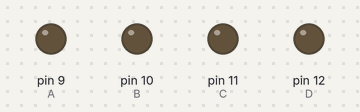
This sketch was run on a simulated Arduino Uno, built with avr-gcc and run on an emulated ATmega328P. On the bench: output pins drawn as LEDs (lit = HIGH).

Above: at 0.5 s.
At 2.5 s:
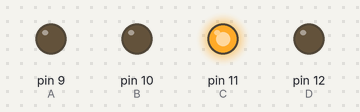
At 4.5 s:
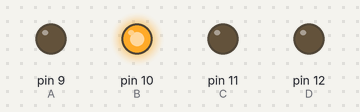
At 9.5 s:
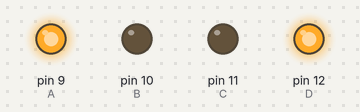
At 14.5 s:
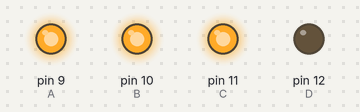
At 19.5 s:
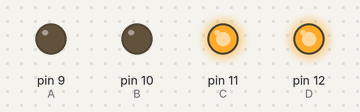
Timing chart, 0 to 20.8 s (numbered marks = the images above):
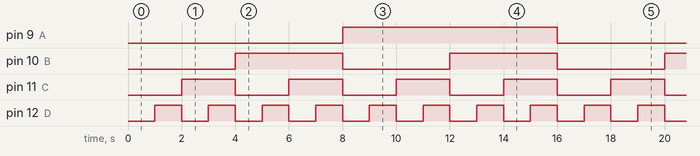

The sketch:

LED_JINSU.ino
```cpp
#define A 9
#define B 10
#define C 11
#define D 12


void setup() {
  pinMode(A, OUTPUT);
  pinMode(B, OUTPUT);
  pinMode(C, OUTPUT);
  pinMode(D, OUTPUT);
}

void loop() {
  byte n;
  for (byte num = 0; num<16; num++){
    if(num / 8){
      n = num%8;
      digitalWrite(A,HIGH);
        if(n / 4){
          n %= 4;
          digitalWrite(B,HIGH);
          if(n / 2){
            n %= 2;
            digitalWrite(C,HIGH);
            if(n / 1){digitalWrite(D,HIGH);}
            else{digitalWrite(D,LOW);}
          }
          else{
            n %= 2;
            digitalWrite(C,LOW);
            if(n / 1){digitalWrite(D,HIGH);}
            else{digitalWrite(D,LOW);}
          }
        }
        else{
          n %= 4;
          digitalWrite(B,LOW);
          if(n / 2){
            n %= 2;
            digitalWrite(C,HIGH);
            if(n / 1){digitalWrite(D,HIGH);}
            else{digitalWrite(D,LOW);}
          }
          else{
            n %= 2;
            digitalWrite(C,LOW);
            if(n / 1){digitalWrite(D,HIGH);}
            else{digitalWrite(D,LOW);}
          }
        }
      }


      else{
        n = num % 8;
        digitalWrite(A,LOW);
        if(n / 4){
          n %= 4;
          digitalWrite(B,HIGH);
          if(n / 2){
            n %= 2;
            digitalWrite(C,HIGH);
            if(n / 1){digitalWrite(D,HIGH);}
            else{digitalWrite(D,LOW);}
          }
          else{
            n %= 2;
            digitalWrite(C,LOW);
            if(n / 1){digitalWrite(D,HIGH);}
            else{digitalWrite(D,LOW);}
          }
        }
        else{
          n %= 4;
          digitalWrite(B,LOW);
          if(n / 2){
            n %= 2;
            digitalWrite(C,HIGH);
            if(n / 1){digitalWrite(D,HIGH);}
            else{digitalWrite(D,LOW);}
          }
          else{
            n %= 2;
            digitalWrite(C,LOW);
            if(n / 1){digitalWrite(D,HIGH);}
            else{digitalWrite(D,LOW);}
          }
        }
      }


    delay(1000);
  }
}
```

Measured:
- by itself, pin 9 (A): alternates HIGH for 8.0 s and LOW for 8.0 s
- by itself, pin 10 (B): alternates HIGH for 4.0 s and LOW for 4.0 s
- by itself, pin 11 (C): alternates HIGH for 2.0 s and LOW for 2.0 s
- by itself, pin 12 (D): alternates HIGH for 1.0 s and LOW for 1.0 s
